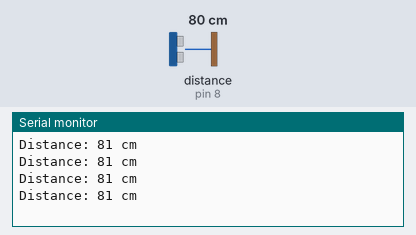
A sketch run on a simulated Arduino Uno, built with avr-gcc and run on an emulated ATmega328P. Parts: the last lines printed to the serial monitor. Inputs (shaded band) come from the test bench; at power-on: distance to the obstacle (sensor on pin 8) 80 cm. The echo pulse lasts 58.3 µs per cm.

Above: at 1.2 s.
1.3 s: distance to the obstacle (sensor on pin 8) set to 2 cm
At 1.73 s:
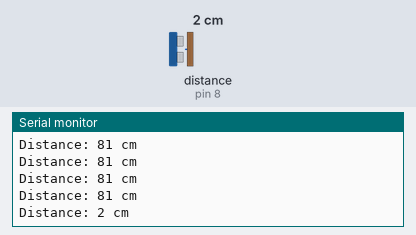
2.8 s: distance to the obstacle (sensor on pin 8) set to 4 cm
At 2.94 s:
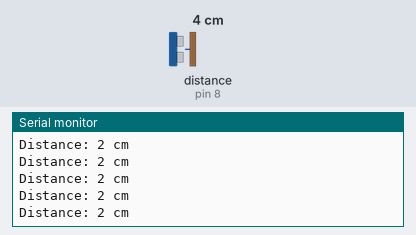
Timing chart, 0 to 5.8 s (numbered marks = the images above; inputs shaded):
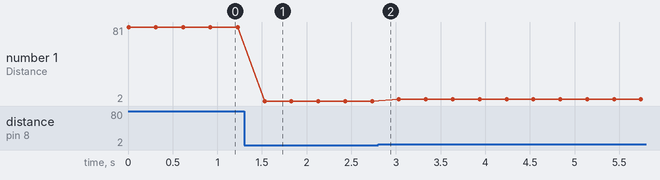

The sketch:

UltraSonicSensorInterfacing.ino
```cpp
#include <Wire.h>
#include <NewPing.h>
#define _I2C_ADDRESS 0x70
#define _PIN_ULTRASONIC_TRIGGER 8
#define _PIN_ULTRASONIC_ECHO 8
#define _MAX_DISTANCE 300

NewPing oultrasonicSensor(_PIN_ULTRASONIC_TRIGGER, _PIN_ULTRASONIC_ECHO, _MAX_DISTANCE);
uint16_t un16distance;
byte breceived;


void setup() {
  Serial.begin(9600);
  Wire.begin(_I2C_ADDRESS);
  Wire.onRequest(requestEvent);
  Wire.onReceive(receiveEvent);
}
void loop() {
  un16distance = oultrasonicSensor.ping_cm();
  Serial.print("Distance: ");
  Serial.print(un16distance);
  Serial.println(" cm");
  delay(300);
}
void receiveEvent(int howMany) {
  while (Wire.available() > 0) {
    breceived = Wire.read();
  }
}
void requestEvent() {
  Wire.write(highByte(un16distance));
  Wire.write(lowByte(un16distance));
}
```

Measured:
- after the input at 1.3 s, the serial monitor: prints a new line after 0.23 s (image 1)
- plotted number 1: 81 → 2 after the input at 1.3 s, 2 → 4 after the input at 2.8 s
